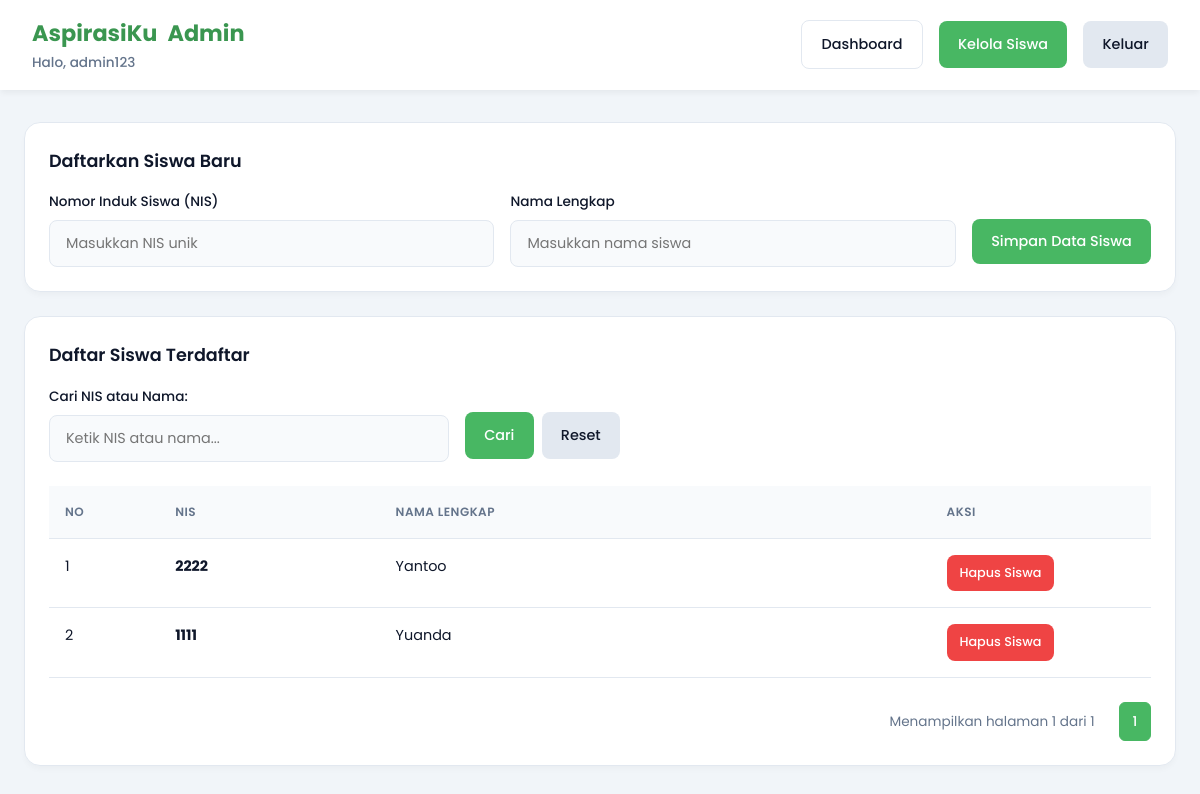
The app's page /admin/daftar_siswa.php (signed in) with its own data.
### tables this page shows
CREATE TABLE `siswa` (
  `nis` varchar(20) NOT NULL,
  `nama` varchar(100) NOT NULL
);

### admin/daftar_siswa.php (the view, shortened to what this page needs)
<?php
require_once '../koneksi.php';
$search = $_GET['search'] ?? '';
$where = "1=1";
$limit = 15;
$page = isset($_GET['page']) ? (int)$_GET['page'] : 1;
$offset = ($page - 1) * $limit;
$q_count = "SELECT COUNT(nis) as total FROM siswa WHERE $where";
$total_data = mysqli_fetch_assoc(mysqli_query($conn, $q_count))['total'];
$total_pages = ceil($total_data / $limit) ?: 1;
$q_data = "SELECT * FROM siswa WHERE $where ORDER BY nama ASC LIMIT $limit OFFSET $offset";
$daftar_siswa = mysqli_query($conn, $q_data);
?>
<!DOCTYPE html>
<html lang="id">
<head>
    <link rel="stylesheet" href="../css/admin.css">
</head>
<body>
    <nav class="admin-nav fade-in">
        <div class="nav-brand">
            <h1>AspirasiKu <span>Admin</span></h1>
            <p>Halo, <?= htmlspecialchars($_SESSION['admin']) ?></p>
        </div>
        <div class="nav-links">
            <a href="dashboard.php" class="btn btn-outline">Dashboard</a>
            <a href="daftar_siswa.php" class="btn btn-primary">Kelola Siswa</a>
            <a href="../logout.php" class="btn btn-secondary">Keluar</a>
        </div>
    </nav>
    <div class="container">
        <div class="card fade-in" style="animation-delay: 0.1s;">
            <h2 class="card-title">Daftarkan Siswa Baru</h2>
            <form method="POST" class="filter-form">
                <div class="form-group">
                    <label>Nomor Induk Siswa (NIS)</label>
                    <input type="text" name="nis" class="form-control" required autocomplete="off" placeholder="Masukkan NIS unik">
                </div>
                <div class="form-group">
                    <label>Nama Lengkap</label>
                    <input type="text" name="nama" class="form-control" required autocomplete="off" placeholder="Masukkan nama siswa">
                </div>
                <div class="filter-actions" style="margin-bottom: 0.2rem;">
                    <button type="submit" name="tambah_siswa" class="btn btn-primary">Simpan Data Siswa</button>
                </div>
            </form>
        </div>
        <div class="card fade-in" style="animation-delay: 0.2s;">
            <h2 class="card-title">Daftar Siswa Terdaftar</h2>
            <form method="GET" class="filter-form" style="margin-bottom: 1.5rem;">
                <div class="form-group" style="max-width: 400px;">
                    <label>Cari NIS atau Nama:</label>
                    <input type="text" name="search" class="form-control" value="<?= htmlspecialchars($search) ?>" autocomplete="off" placeholder="Ketik NIS atau nama...">
                </div>
                <div class="filter-actions" style="margin-bottom: 0.2rem;">
                    <button type="submit" class="btn btn-primary">Cari</button>
                    <a href="daftar_siswa.php" class="btn btn-secondary">Reset</a>
                </div>
            </form>
            <div class="table-responsive">
                <table class="modern-table">
                    <thead>
                        <tr>
                            <th width="10%">No</th>
                            <th width="20%">NIS</th>
                            <th width="50%">Nama Lengkap</th>
                            <th width="20%" align="center">Aksi</th>
                        </tr>
                    </thead>
                    <tbody>
                        <?php
                        $no = $offset + 1;
                        while ($s = mysqli_fetch_assoc($daftar_siswa)):
                        ?>
                        <tr>
                            <td align="center"><?= $no++ ?></td>
                            <td><strong><?= htmlspecialchars($s['nis']) ?></strong></td>
                            <td><?= htmlspecialchars($s['nama']) ?></td>
                            <td align="center">
                                <a href="?hapus=<?= urlencode($s['nis']) ?>" onclick="return confirm('Yakin ingin menghapus akun siswa ini? Semua data terkait (kecuali jika dicegah oleh sistem) akan hilang.')" class="btn btn-danger btn-action">
                                    Hapus Siswa
                                </a>
                            </td>
                        </tr>
                        <?php endwhile; ?>
                    </tbody>
                </table>
            </div>
            <div class="pagination">
                <span>Menampilkan halaman <?= $page ?> dari <?= $total_pages ?></span>
                <?php for ($i = 1; $i <= $total_pages; $i++): ?>
                    <a href="?page=<?= $i ?>&search=<?= urlencode($search) ?>"
                       class="page-link <?= $i == $page ? 'active' : '' ?>">
                        <?= $i ?>
                    </a>
                <?php endfor; ?>
            </div>
        </div>
    </div>
</body>
</html>

### css/admin.css (style rules this page uses)
:root { --primary-color: #48B763; --primary-dark: #3a9650; --blue-color: #3b82f6; --warning-color: #f59e0b; --danger-color: #ef4444; --text-dark: #0f172a; --text-muted: #64748b; --bg-page: #f1f5f9; --bg-card: #ffffff; --bg-input: #f8fafc; --border-color: #e2e8f0; }
* { box-sizing: border-box; margin: 0; padding: 0; }
body { font-family: 'Poppins', sans-serif; background-color: var(--bg-page); color: var(--text-dark); line-height: 1.6; }
a { text-decoration: none; }
.container { max-width: 1200px; margin: 0 auto; padding: 2rem 1.5rem; }
.fade-in { animation: slideUpFade 0.5s cubic-bezier(0.16, 1, 0.3, 1) forwards; }
.admin-nav { background-color: var(--bg-card); padding: 1rem 2rem; box-shadow: 0 4px 6px -1px rgba(0,0,0,0.05); display: flex; justify-content: space-between; align-items: center; position: sticky; top: 0; z-index: 100; }
.nav-brand h1 { font-size: 1.4rem; color: var(--primary-dark); display: flex; align-items: center; gap: 10px; }
.nav-brand p { font-size: 0.85rem; color: var(--text-muted); font-weight: 500; }
.nav-links { display: flex; gap: 1rem; align-items: center; }
.card { background-color: var(--bg-card); border-radius: 16px; padding: 1.5rem; margin-bottom: 1.5rem; box-shadow: 0 4px 6px -1px rgba(0, 0, 0, 0.03); border: 1px solid var(--border-color); }
.card-title { font-size: 1.1rem; font-weight: 600; margin-bottom: 1rem; display: flex; justify-content: space-between; align-items: center; }
.filter-form { display: flex; flex-wrap: wrap; gap: 1rem; align-items: flex-end; }
.form-group { display: flex; flex-direction: column; flex: 1; min-width: 200px; }
.form-group label { font-size: 0.85rem; font-weight: 500; margin-bottom: 0.5rem; color: var(--text-dark); }
.form-control { padding: 0.75rem 1rem; background-color: var(--bg-input); border: 1px solid var(--border-color); border-radius: 8px; font-family: inherit; font-size: 0.9rem; color: var(--text-dark); outline: none; transition: all 0.2s; }
.filter-actions { display: flex; gap: 0.5rem; }
.btn { padding: 0.75rem 1.2rem; border-radius: 8px; font-family: inherit; font-size: 0.9rem; font-weight: 500; cursor: pointer; border: none; transition: all 0.2s ease; text-align: center; display: inline-flex; align-items: center; justify-content: center; }
.btn-primary { background: var(--primary-color); color: white; }
.btn-secondary { background: #e2e8f0; color: var(--text-dark); }
.btn-danger { background: var(--danger-color); color: white; padding: 0.5rem 0.8rem; font-size: 0.8rem; }
.btn-outline { background: transparent; border: 1px solid var(--border-color); color: var(--text-dark); }
.btn-action { padding: 0.5rem 0.8rem; font-size: 0.8rem; }
.table-responsive { overflow-x: auto; }
.modern-table { width: 100%; border-collapse: collapse; min-width: 900px; }
.modern-table th, .modern-table td { padding: 1rem; text-align: left; border-bottom: 1px solid var(--border-color); font-size: 0.9rem; vertical-align: top; }
.modern-table th { background-color: var(--bg-input); font-weight: 600; color: var(--text-muted); text-transform: uppercase; font-size: 0.75rem; letter-spacing: 0.5px; }
.pagination { display: flex; gap: 0.5rem; margin-top: 1.5rem; align-items: center; justify-content: flex-end; }
.pagination span { font-size: 0.85rem; color: var(--text-muted); margin-right: 1rem; }
.page-link { padding: 0.5rem 0.8rem; border-radius: 6px; background: var(--bg-card); border: 1px solid var(--border-color); color: var(--text-dark); font-size: 0.85rem; font-weight: 500; transition: all 0.2s; }
.page-link.active { background: var(--primary-color); color: white; border-color: var(--primary-color); }

### records on screen
siswa: nis "2222", nama "Yantoo"
siswa: nis "1111", nama "Yuanda"

### other values on screen
$_SESSION['admin'] "admin123"
$page "1"
$total_pages "1"
